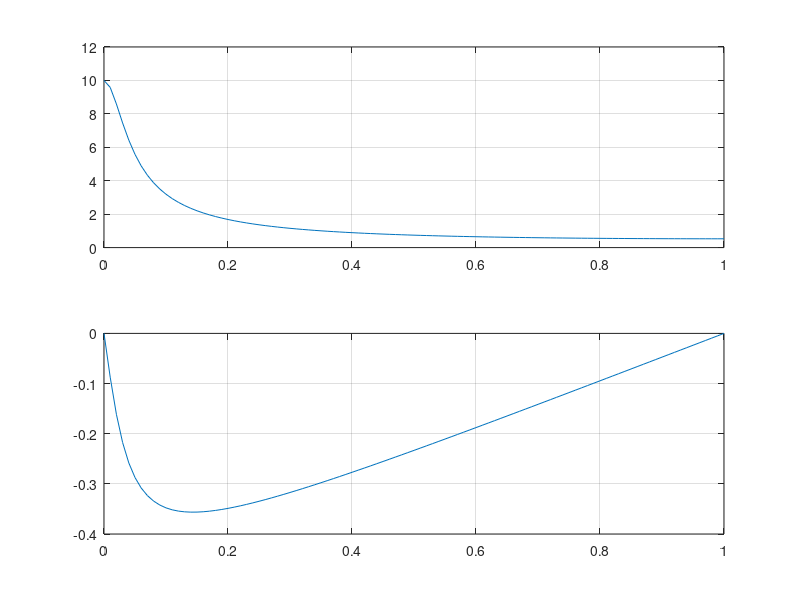

The MATLAB source for this figure:
figure(7)
clf(7)
b=[1,0];
a=[1,-0.9];
[H,w]=freqz(b,a,200,'whole');
magH=abs(H(1:101));
phaH=angle(H(1:101));

w=w(1:101)
subplot(2,1,1);plot(w/pi,magH);grid
subplot(2,1,2);plot(w/pi,phaH/pi);grid